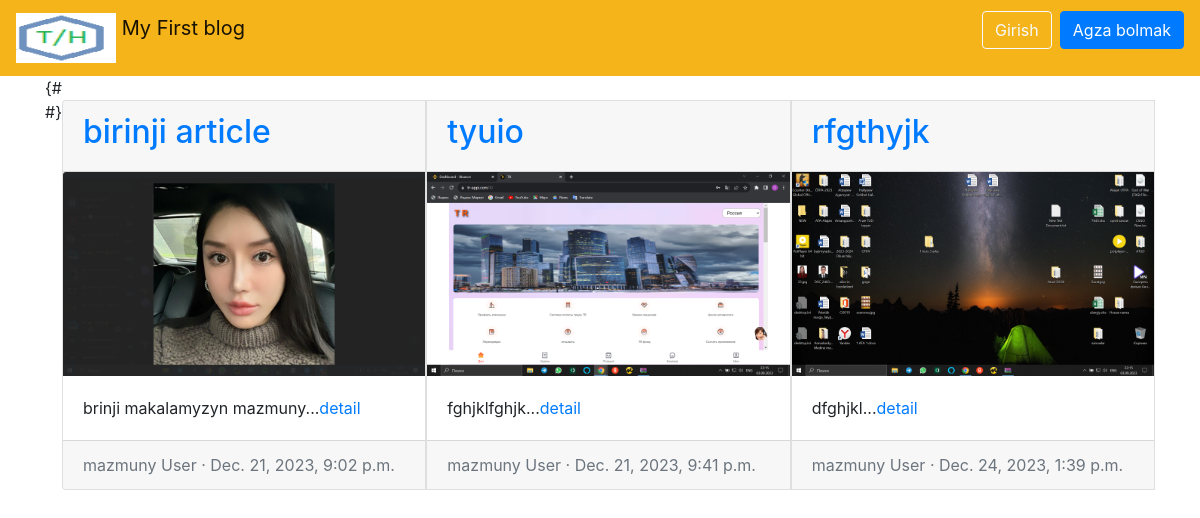
The app's page /articles/ with its own data.
### articles/models.py (models this page shows, shortened)
class Article(models.Model):
    title = models.CharField(max_length=255)
    summary = models.CharField(max_length=200, blank=True )
    body= RichTextField()
    photo= models.ImageField(upload_to='images/', blank=True)
    date = models.DateTimeField(auto_now_add=True)
    author = models.ForeignKey(
        get_user_model(),
        on_delete=models.CASCADE,
    )

### accounts/models.py (models this page shows)
class CustomUser(AbstractUser):
    age = models.PositiveIntegerField(null=True, blank=True) # egerde True-ni False etsek yashyny hokmany girizmeli bolyar
    address = models.CharField(max_length=140)

### articles/views.py (the view)
# urls.py: path('', ArticleListView.as_view(), name='article_list'),
class ArticleListView(ListView):
    model = Article
    template_name = 'article_list.html'

### templates/article_list.html (shortened to what this page needs)
{% extends 'base.html' %} {% block title %}Postlar{% endblock title %}
{% block content %} {#
<div class="card-group">
  #} {% for article in object_list %}
  <div class="card" style="width: 50rem">
    <div class="card-header">
      <span class="font-weight-bold"
        ><a href="{% url 'article_detail' article.pk  %}"
          ><h2>{{ article.title }}</h2></a
        ></span
      >
    </div>
    {% if article.photo %}
    <img
      class="card-img-top"
      src="{{ article.photo.url }}"
      alt="{{ article.title }}"
    />
    {% endif %}
    <div class="card-body">
      {{ article.summary }}...<a href="{% url 'article_detail' article.pk  %}"
        >detail</a
      >
    </div>
    <div class="card-footer text-left text-muted">
      <span class="text-muted"
        >mazmuny {{ article.author | title }} &middot; {{ article.date }}</span
      >
    </div>
  </div>
  <br />
  {% endfor %}
</div>
{% endblock content %}

### templates/base.html (shortened to what this page needs)
{% load static %}
<!DOCTYPE html>
<html>
  <head>
    <link
      rel="stylesheet"
      href="https://cdn.jsdelivr.net/npm/bootstrap@4.5.3/dist/css/bootstrap.min.css"
    />
  </head>
  <body>
    <nav
      class="navbar navbar-expand-lg navbar-light"
      style="background-color: #f4b41a"
    >
      <a class="navbar-brand" href="{% url 'home' %}">
        <img
          src="/static/assets/img/logo.png"
          width="100"
          height="50"
          class="d-inline-block align-top"
          alt=""
        />
        My First blog
      </a>
      <div class="collapse navbar-collapse" id="navbarSupportedContent">
        {% if user.is_authenticated %}
        <ul class="navbar-nav ml-auto">
          <li class="nav-item">
            <a
              class="nav-link dropdown-toggle"
              href="#"
              id="navbarDropdown"
              role="button"
              data-toggle="dropdown"
              aria-haspopup="true"
              aria-expanded="false"
            >
              {{ user.first_name | title }}
            </a>
            <div
              class="dropdown-menu dropdown-menu-lg-right"
              aria-labelledby="navbarDropdown"
            >
              <a class="dropdown-item" href="{% url 'article_new' %}"
                >New post</a
              >
              <div class="dropdown-divider"></div>
              <a class="dropdown-item" href="{% url 'password_change'%}"
                >parol calyshmak</a
              >
              <div class="dropdown-divider"></div>
              <a class="dropdown-item" href="{% url 'logout' %}">Chykmak</a>
            </div>
          </li>
        </ul>
        {% else %}
        <form class="form-inline ml-auto">
          <a href="{% url 'login' %}" class="btn btn-outline-light">Girish</a>
          <a href="{% url 'signup' %}" class="btn btn-primary ml-2"
            >Agza bolmak</a
          >
        </form>
        {% endif %}
      </div>
    </nav>
    <main>
      <div class="container">{% block content %} {% endblock content %}</div>
    </main>
  </body>
</html>

### records on screen
Article: title "birinji article", photo (picture), summary "brinji makalamyzyn mazmuny", author "User", date "Dec. 21, 2023, 9:02 p.m."
Article: title "tyuio", photo (picture), summary "fghjklfghjk", author "User", date "Dec. 21, 2023, 9:41 p.m."
Article: title "rfgthyjk", photo (picture), summary "dfghjkl", author "User", date "Dec. 24, 2023, 1:39 p.m."
